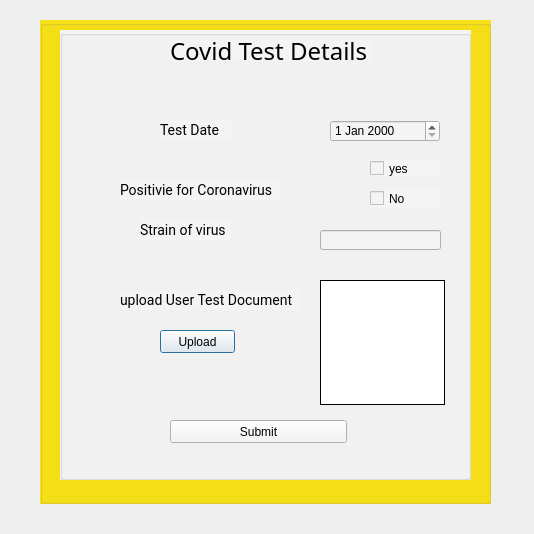
<?xml version="1.0" encoding="UTF-8"?>
<ui version="4.0">
 <class>citezinCovidTestDialog</class>
 <widget class="QDialog" name="citezinCovidTestDialog">
  <property name="geometry">
   <rect>
    <x>0</x>
    <y>0</y>
    <width>534</width>
    <height>534</height>
   </rect>
  </property>
  <property name="windowTitle">
   <string>Dialog</string>
  </property>
  <widget class="QGroupBox" name="groupBox">
   <property name="geometry">
    <rect>
     <x>40</x>
     <y>20</y>
     <width>451</width>
     <height>484</height>
    </rect>
   </property>
   <property name="styleSheet">
    <string notr="true">background-color: rgb(247, 225, 24);</string>
   </property>
   <property name="title">
    <string/>
   </property>
   <widget class="QGroupBox" name="groupBox_2">
    <property name="geometry">
     <rect>
      <x>20</x>
      <y>10</y>
      <width>411</width>
      <height>450</height>
     </rect>
    </property>
    <property name="styleSheet">
     <string notr="true">
background-color: rgb(244, 244, 244);</string>
    </property>
    <property name="title">
     <string/>
    </property>
    <widget class="QLabel" name="label">
     <property name="geometry">
      <rect>
       <x>110</x>
       <y>10</y>
       <width>201</width>
       <height>21</height>
      </rect>
     </property>
     <property name="styleSheet">
      <string notr="true">font-family: Nunito;
font-style: normal;
font-weight: normal;
font-size: 24px;
line-height: 33px;</string>
     </property>
     <property name="text">
      <string>Covid Test Details</string>
     </property>
    </widget>
    <widget class="QLabel" name="label_2">
     <property name="geometry">
      <rect>
       <x>100</x>
       <y>90</y>
       <width>71</width>
       <height>20</height>
      </rect>
     </property>
     <property name="styleSheet">
      <string notr="true">font-family: Roboto;
font-style: normal;
font-weight: normal;
font-size: 14px;
line-height: 16px;</string>
     </property>
     <property name="text">
      <string>Test Date</string>
     </property>
    </widget>
    <widget class="QLabel" name="label_3">
     <property name="geometry">
      <rect>
       <x>60</x>
       <y>150</y>
       <width>161</width>
       <height>20</height>
      </rect>
     </property>
     <property name="styleSheet">
      <string notr="true">font-family: Roboto;
font-style: normal;
font-weight: normal;
font-size: 14px;
line-height: 16px;</string>
     </property>
     <property name="text">
      <string>Positivie for Coronavirus</string>
     </property>
    </widget>
    <widget class="QLabel" name="label_4">
     <property name="geometry">
      <rect>
       <x>80</x>
       <y>190</y>
       <width>91</width>
       <height>20</height>
      </rect>
     </property>
     <property name="styleSheet">
      <string notr="true">font-family: Roboto;
font-style: normal;
font-weight: normal;
font-size: 14px;
line-height: 16px;</string>
     </property>
     <property name="text">
      <string>Strain of virus</string>
     </property>
    </widget>
    <widget class="QLabel" name="label_5">
     <property name="geometry">
      <rect>
       <x>60</x>
       <y>260</y>
       <width>181</width>
       <height>20</height>
      </rect>
     </property>
     <property name="styleSheet">
      <string notr="true">font-family: Roboto;
font-style: normal;
font-weight: normal;
font-size: 14px;
line-height: 16px;</string>
     </property>
     <property name="text">
      <string>upload User Test Document</string>
     </property>
    </widget>
    <widget class="QCheckBox" name="checkBox">
     <property name="geometry">
      <rect>
       <x>310</x>
       <y>130</y>
       <width>70</width>
       <height>17</height>
      </rect>
     </property>
     <property name="text">
      <string>yes</string>
     </property>
    </widget>
    <widget class="QCheckBox" name="checkBox_2">
     <property name="geometry">
      <rect>
       <x>310</x>
       <y>160</y>
       <width>70</width>
       <height>17</height>
      </rect>
     </property>
     <property name="text">
      <string>No </string>
     </property>
    </widget>
    <widget class="QLineEdit" name="lineEdit">
     <property name="geometry">
      <rect>
       <x>260</x>
       <y>200</y>
       <width>121</width>
       <height>20</height>
      </rect>
     </property>
    </widget>
    <widget class="QLabel" name="label_6">
     <property name="geometry">
      <rect>
       <x>260</x>
       <y>250</y>
       <width>125</width>
       <height>125</height>
      </rect>
     </property>
     <property name="styleSheet">
      <string notr="true">background: #FFFFFF;
border: 1px solid #000000;
box-sizing: border-box;</string>
     </property>
     <property name="text">
      <string/>
     </property>
    </widget>
    <widget class="QPushButton" name="pushButton">
     <property name="geometry">
      <rect>
       <x>100</x>
       <y>300</y>
       <width>75</width>
       <height>23</height>
      </rect>
     </property>
     <property name="text">
      <string>Upload</string>
     </property>
    </widget>
    <widget class="QPushButton" name="pushButton_2">
     <property name="geometry">
      <rect>
       <x>110</x>
       <y>390</y>
       <width>177</width>
       <height>23</height>
      </rect>
     </property>
     <property name="text">
      <string>Submit</string>
     </property>
    </widget>
    <widget class="QDateEdit" name="dateEdit">
     <property name="geometry">
      <rect>
       <x>270</x>
       <y>90</y>
       <width>110</width>
       <height>22</height>
      </rect>
     </property>
    </widget>
   </widget>
  </widget>
 </widget>
 <resources/>
 <connections/>
</ui>
